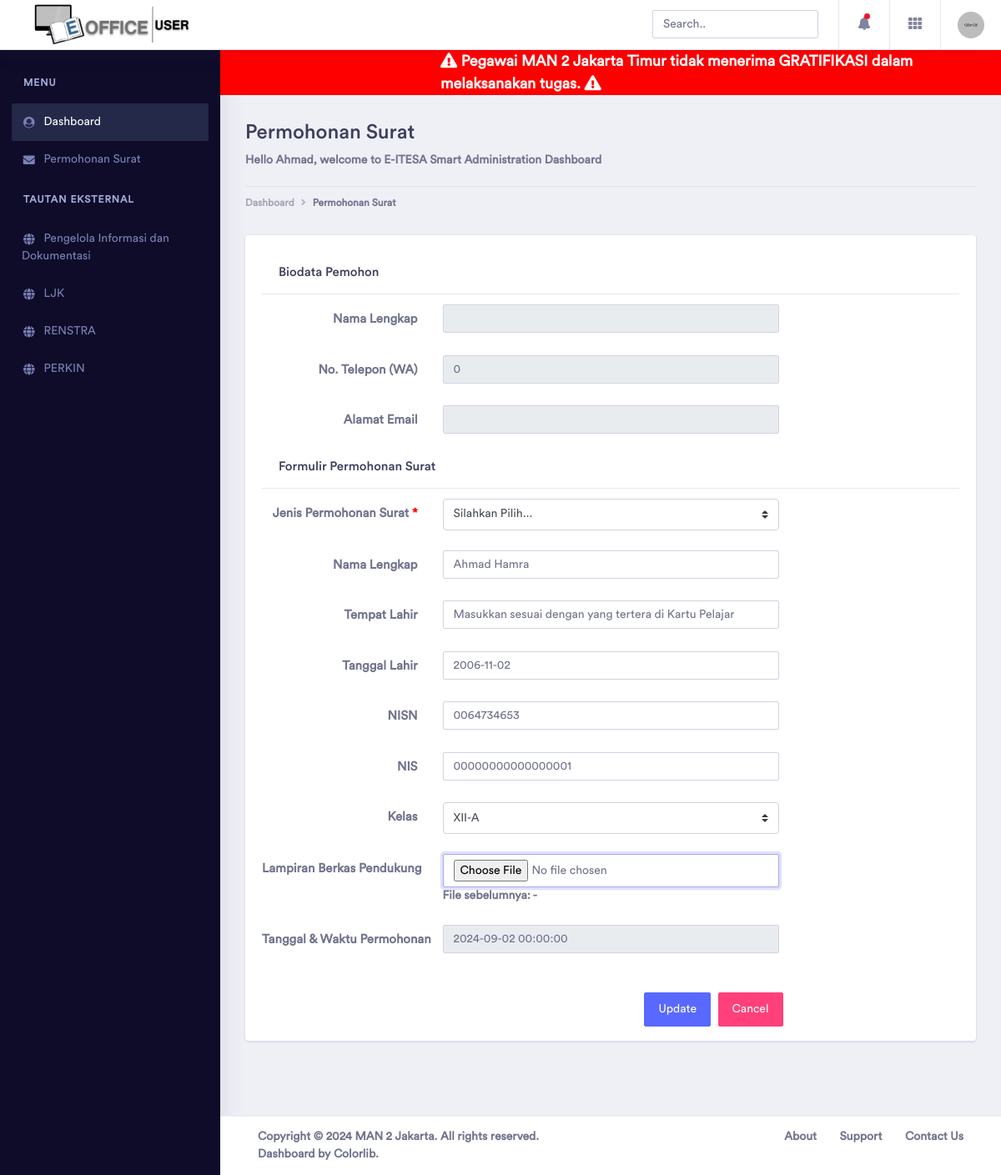
The app's page /user/edit-surat.php?id=1 with its own data.
### tables this page shows
CREATE TABLE `surat` (
  `id` int(11) NOT NULL,
  `nama_general` varchar(255) NOT NULL,
  `telp_pemohon` text NOT NULL,
  `email_pemohon` varchar(255) NOT NULL,
  `no_permohonan` varchar(255) NOT NULL,
  `no_surat` varchar(255) NOT NULL,
  `jenis_permohonan` varchar(255) NOT NULL,
  `nama_pemohon` varchar(255) NOT NULL,
  `kelas_pemohon` varchar(255) NOT NULL,
  `tempatlahir_pemohon` varchar(255) NOT NULL,
  `ttl_pemohon` date NOT NULL,
  `nis_pemohon` varchar(255) NOT NULL,
  `nisn_pemohon` varchar(255) NOT NULL,
  `keperluan_pemohon` varchar(255) NOT NULL,
  `kegiatan_pemohon` varchar(255) NOT NULL,
  `durasi_awal_pemohon` date NOT NULL,
  `durasi_akhir_pemohon` date NOT NULL,
  `lampiran_pemohon` varchar(255) NOT NULL,
  `waktu_permohonan` datetime NOT NULL,
  `status_permohonan` varchar(255) NOT NULL
);

### user/edit-surat.php (the view, shortened to what this page needs)
<!DOCTYPE html>
<html lang="en">
  <head>
    <link rel="stylesheet" href="https://cdnjs.cloudflare.com/ajax/libs/bootstrap-datepicker/1.9.0/css/bootstrap-datepicker.min.css">
    <link rel="stylesheet" href="../assets/vendor/bootstrap/css/bootstrap.min.css" />
    <link href="../assets/vendor/fonts/circular-std/style.css" rel="stylesheet" />
    <link rel="stylesheet" href="../assets/libs/css/style.css" />
    <link rel="stylesheet" href="../assets/vendor/fonts/fontawesome/css/fontawesome-all.css" />
    <link rel="stylesheet" href="../assets/vendor/charts/chartist-bundle/chartist.css" />
    <link rel="stylesheet" href="../assets/vendor/charts/morris-bundle/morris.css" />
    <link rel="stylesheet" href="../assets/vendor/fonts/material-design-iconic-font/css/materialdesignicons.min.css" />
    <link rel="stylesheet" href="../assets/vendor/charts/c3charts/c3.css" />
    <link rel="stylesheet" href="../assets/vendor/fonts/flag-icon-css/flag-icon.min.css" />
    <link rel="stylesheet" href="../assets/vendor/datepicker/tempusdominus-bootstrap-4.css" />
  </head>
  <body>
    <div class="dashboard-main-wrapper">
      <div class="dashboard-header">
        <nav class="navbar navbar-expand-lg bg-white fixed-top">
          <br />
          <img alt="Logo E-Itesa" src="../assets/images/logo-user.png" style="width: 300px; height: 57px; margin-left: 30px"/>
          <div class="collapse navbar-collapse" id="navbarSupportedContent">
            <ul class="navbar-nav ml-auto navbar-right-top">
              <li class="nav-item">
                <div id="custom-search" class="top-search-bar">
                  <input class="form-control" type="text" placeholder="Search.." />
                </div>
              </li>
              <li class="nav-item dropdown notification">
                <a class="nav-link nav-icons" href="#" id="navbarDropdownMenuLink1" data-toggle="dropdown" aria-haspopup="true" aria-expanded="false"><i class="fas fa-fw fa-bell"></i> <span class="indicator"></span></a>
              </li>
              <li class="nav-item dropdown connection">
                <a class="nav-link" href="#" id="navbarDropdown" role="button" data-toggle="dropdown" aria-haspopup="true" aria-expanded="false"> <i class="fas fa-fw fa-th"></i> </a>
              </li>
              <li class="nav-item dropdown nav-user">
                <a class="nav-link nav-user-img" href="#" id="navbarDropdownMenuLink2" data-toggle="dropdown" aria-haspopup="true" aria-expanded="false"
                  ><img src="../assets/images/avatar-1.jpg" alt="" class="user-avatar-md rounded-circle"
                /></a>
              </li>
            </ul>
          </div>
        </nav>
      </div>
      <div class="nav-left-sidebar sidebar-dark">
        <div class="menu-list">
          <nav class="navbar navbar-expand-lg navbar-light">
            <div class="collapse navbar-collapse" id="navbarNav">
            <ul class="navbar-nav flex-column">
                <li class="nav-divider">Menu</li>
                <li class="nav-item">
                  <a class="nav-link active" href="index.html"><i class="fa fa-fw fa-user-circle"></i>Dashboard</a>
                </li>
                <li class="nav-item">
                  <a class="nav-link" href="surat.html"><i class="fa fa-fw fa-envelope"></i>Permohonan Surat</a>
                </li>
                <li class="nav-divider">Tautan Eksternal</li>
                <li class="nav-item">
                  <a class="nav-link" href="https://man2jakarta.sch.id/video/"><i class="fa fa-fw fa-globe"></i>Pengelola Informasi dan Dokumentasi</a>
                </li>
                <li class="nav-item">
                  <a class="nav-link" href="https://man2jakarta.sch.id/ada/"><i class="fa fa-fw fa-globe"></i>LJK</a>
                </li>
                <li class="nav-item">
                  <a class="nav-link" href="https://man2jakarta.sch.id/zona-integritas-zi/"><i class="fa fa-fw fa-globe"></i>RENSTRA</a>
                </li>
                <li class="nav-item">
                  <a class="nav-link" href="https://man2jakarta.sch.id/test/"><i class="fa fa-fw fa-globe"></i>PERKIN</a>
                </li>
              </ul>
            </div>
          </nav>
        </div>
      </div>
      <div class="dashboard-wrapper">
      <marquee class="custom-marquee"><b><i class="fas fa-exclamation-triangle"></i> Pegawai MAN 2 Jakarta Timur tidak menerima GRATIFIKASI dalam melaksanakan tugas. <i class="fas fa-exclamation-triangle"></i><b></marquee>
      <div class="dashboard-ecommerce">
          <div class="container-fluid dashboard-content">
            <div class="row">
              <div class="col-xl-12 col-lg-12 col-md-12 col-sm-12 col-12">
                <div class="page-header">
                  <h2 class="pageheader-title">Permohonan Surat</h2>
                  <p class="pageheader-TEXT">Hello Ahmad, welcome to E-ITESA Smart Administration Dashboard</p>
                  <div class="page-breadcrumb">
                    <nav aria-label="breadcrumb">
                      <ol class="breadcrumb">
                        <li class="breadcrumb-item"><a href="#" class="breadcrumb-link">Dashboard</a></li>
                        <li class="breadcrumb-item active" aria-current="page">Permohonan Surat</li>
                      </ol>
                    </nav>
                  </div>
                </div>
              </div>
            </div>
            <div class="ecommerce-widget">
              <div class="row justify-content-center">
                    <div class="col-xl-15 col-lg-12 col-md-12 col-sm-12 col-12">
                        <div class="card">
                        <?php
                        include('../connect.php');
                        $id = $_GET['id'];
                        $data = mysqli_query($conn, "SELECT * FROM surat WHERE id = '$id'");
                        $row = mysqli_fetch_assoc($data);
                        $surat = isset($row) ? $row : [];
                        $ttl_pemohon = date('Y-m-d', strtotime($row['ttl_pemohon']));
                        ?>
                            <div class="card-body">
                            <h5 class="card-header d-flex justify-content-between align-items-center">Biodata Pemohon</h5>
                            <form id="pengajuanForm" action="surat.php" method="POST">
                            <div class="form-group row">
                                        <label class="col-12 col-sm-3 col-form-label text-sm-right">Nama Lengkap</label>
                                        <div class="col-12 col-sm-8 col-lg-6">
                                            <input name="nama_general" type="text" placeholder="" class="form-control" readonly value="<?= $row['nama_general']; ?>">
                                        </div>
                                    </div>
                                    <div class="form-group row">
                                        <label class="col-12 col-sm-3 col-form-label text-sm-right">No. Telepon (WA)</label>
                                        <div class="col-12 col-sm-8 col-lg-6">
                                            <input name="telp_pemohon" type="text" placeholder="" class="form-control" readonly value="<?= $row['telp_pemohon']; ?>">
                                        </div>
                                    </div>
                                    <div class="form-group row">
                                        <label class="col-12 col-sm-3 col-form-label text-sm-right">Alamat Email</label>
                                        <div class="col-12 col-sm-8 col-lg-6">
                                            <input name="email_pemohon" type="text" placeholder="" class="form-control" readonly value="<?= $row['email_pemohon']; ?>">
                                        </div>
                                </div>
                                <h5 class="card-header">Formulir Permohonan Surat</h5>
                                  <div class="form-group row">
                                      <label class="col-12 col-sm-3 col-form-label text-sm-right">Jenis Permohonan Surat <span class="required-asterisk">*</label>
                                      <div class="col-12 col-sm-8 col-lg-6">
                                        <select name="jenis_permohonan" class="custom-select" id="inputGroupSelect01">
                                            <option selected>Silahkan Pilih...</option>
                                        </select>
                                        </div>
                                </div>
                                    <div class="form-group row">
                                        <label class="col-12 col-sm-3 col-form-label text-sm-right">Nama Lengkap</label>
                                        <div class="col-12 col-sm-8 col-lg-6">
                                            <input name="nama_pemohon" type="text" placeholder="Masukkan sesuai dengan yang tertera di Kartu Pelajar" class="form-control"  value="<?= $row['nama_pemohon']; ?>">
                                        </div>
                                    </div>
                                    <div class="form-group row">
                                        <label class="col-12 col-sm-3 col-form-label text-sm-right">Tempat Lahir</label>
                                        <div class="col-12 col-sm-8 col-lg-6">
                                            <input name="tempatlahir_pemohon" type="text" placeholder="Masukkan sesuai dengan yang tertera di Kartu Pelajar" class="form-control"  value="<?= $row['tempatlahir_pemohon']; ?>">
                                        </div>
                                    </div>
                                    <div class="form-group row">
                                        <label class="col-12 col-sm-3 col-form-label text-sm-right">Tanggal Lahir</label>
                                        <div class="col-12 col-sm-8 col-lg-6">
                                        <input name="ttl_pemohon" type="text" class="form-control"  value="<?= $ttl_pemohon; ?>">
                                        </div>
                                    </div>
                                    <div class="form-group row">
                                        <label class="col-12 col-sm-3 col-form-label text-sm-right">NISN</label>
                                        <div class="col-12 col-sm-8 col-lg-6">
                                            <input name="nisn_pemohon" type="number" placeholder="Masukkan sesuai dengan yang tertera di Kartu Pelajar" class="form-control"  value="<?= $row['nisn_pemohon']; ?>">
                                        </div>
                                    </div>
                                    <div class="form-group row">
                                        <label class="col-12 col-sm-3 col-form-label text-sm-right">NIS</label>
                                        <div class="col-12 col-sm-8 col-lg-6">
                                            <input name="nis_pemohon" type="number" placeholder="" class="form-control"  value="<?= $row['nis_pemohon']; ?>">
                                        </div>
                                    </div>
                                    <div class="form-group row">
                                    <label class="col-12 col-sm-3 col-form-label text-sm-right">Kelas</label>
                                    <div class="col-12 col-sm-8 col-lg-6">
                                    <select name="kelas_pemohon" class="custom-select" id="inputGroupSelect01">
                                        <option value="XII-A" <?php echo (isset($surat['kelas_pemohon']) && $surat['kelas_pemohon'] == 'XII-A') ? 'selected' : ''; ?>>XII-A</option>
                                    </select>
                                    </div>
                                </div>
                                    <div class="form-group row">
                                        <label class="col-12 col-sm-3 col-form-label text-sm-right">Lampiran Berkas Pendukung</label>
                                        <div class="col-12 col-sm-8 col-lg-6">
                                             <input type="file" name="lampiran_pemohon" required="" accept="application/pdf" class="form-control">
                                             <?php if (!empty($row['lampiran_pemohon'])): ?>
                                                <p>
                                                    File sebelumnya:
                                                    <a href="../assets/lampiran/user/<?= $row['lampiran_pemohon']; ?>" target="_blank">
                                                        <?= $row['lampiran_pemohon']; ?>
                                                    </a>
                                                </p>
                                            <?php endif; ?>
                                            </div>
                                    </div>
                                    <div class="form-group row">
                                        <label class="col-12 col-sm-3 col-form-label text-sm-right">Tanggal & Waktu Permohonan</label>
                                        <div class="col-12 col-sm-8 col-lg-6">
                                        <input name="waktu_permohonan" type="datetime" placeholder="" class="form-control" readonly value="<?= $row['waktu_permohonan']; ?>">
                                        </div>
                                        </div>
                                    </div>
                                    <div class="form-group row text-right">
                                        <div class="col col-sm-10 col-lg-9 offset-sm-1 offset-lg-0">
                                            <button id="submitBtn" class="btn btn-space btn-primary" class="form-control">Update</button>
                                            <button class="btn btn-space btn-secondary">Cancel</button>
                                        </div>
                                    </div>
                                </div>
                        </div>
                    </div>
          </div>
        </div>
          </div>
        <div class="footer">
          <div class="container-fluid">
            <div class="row">
              <div class="col-xl-6 col-lg-6 col-md-6 col-sm-12 col-12">Copyright © 2024 <a href="https://man2jakarta.sch.id/">MAN 2 Jakarta</a>. All rights reserved. Dashboard by <a href="https://colorlib.com/wp/">Colorlib</a>.</div>
              <div class="col-xl-6 col-lg-6 col-md-6 col-sm-12 col-12">
                <div class="text-md-right footer-links d-none d-sm-block">
                  <a href="javascript: void(0);">About</a>
                  <a href="javascript: void(0);">Support</a>
                  <a href="javascript: void(0);">Contact Us</a>
                </div>
              </div>
            </div>
          </div>
        </div>
      </div>
    </div>
  </body>
</html>

### user/edit-surat.php (style rules this page uses)
.custom-marquee { font-size: 18px; color: white; padding-left: 264px; background-color: red; }
.required-asterisk { color: red; }

### records on screen
surat: telp_pemohon "0", nama_pemohon "Ahmad Hamra", ttl_pemohon "2006-11-02", nisn_pemohon "0064734653", nis_pemohon "00000000000000001", kelas_pemohon "XII-A", lampiran_pemohon "-", waktu_permohonan "2024-09-02 00:00:00"
